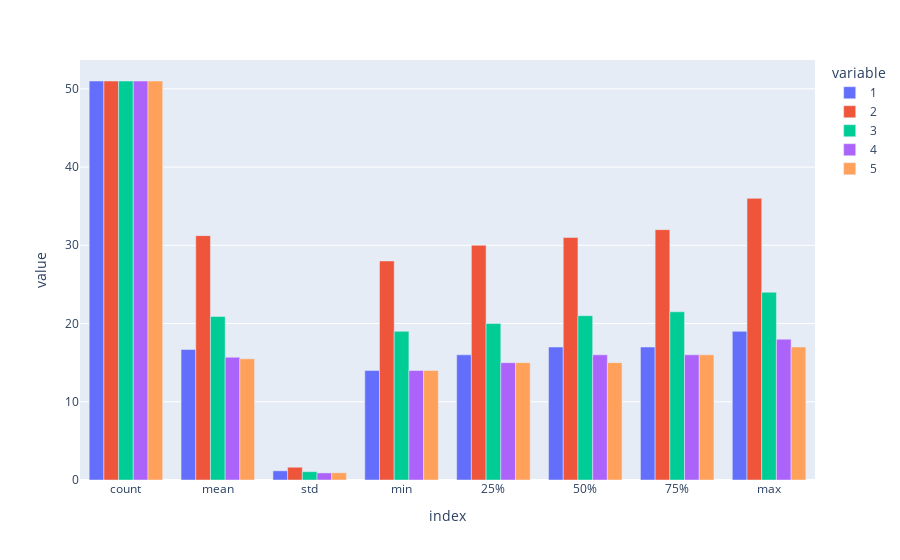

Notebook cell for this chart:
### Code cell
fig = px.bar(data_by_region_stats, y=data_by_region_stats.columns, barmode='group')
fig.show()

### Figure 1 — Plotly figure (JSON) as saved in the notebook; plotly's stock layout.template omitted (floating-point values rounded to 4 significant figures)
{"data": [{"alignmentgroup": "True", "hovertemplate": "variable=1<br>index=%{x}<br>value=%{y}<extra></extra>", "legendgroup": "1", "marker": {"color": "#636efa", "pattern": {"shape": ""}}, "name": "1", "offsetgroup": "1", "orientation": "v", "showlegend": true, "textposition": "auto", "type": "bar", "x": ["count", "mean", "std", "min", "25%", "50%", "75%", "max"], "xaxis": "x", "y": [51, 16.69, 1.175, 14, 16, 17, 17, 19], "yaxis": "y"}, {"alignmentgroup": "True", "hovertemplate": "variable=2<br>index=%{x}<br>value=%{y}<extra></extra>", "legendgroup": "2", "marker": {"color": "#EF553B", "pattern": {"shape": ""}}, "name": "2", "offsetgroup": "2", "orientation": "v", "showlegend": true, "textposition": "auto", "type": "bar", "x": ["count", "mean", "std", "min", "25%", "50%", "75%", "max"], "xaxis": "x", "y": [51, 31.24, 1.632, 28, 30, 31, 32, 36], "yaxis": "y"}, {"alignmentgroup": "True", "hovertemplate": "variable=3<br>index=%{x}<br>value=%{y}<extra></extra>", "legendgroup": "3", "marker": {"color": "#00cc96", "pattern": {"shape": ""}}, "name": "3", "offsetgroup": "3", "orientation": "v", "showlegend": true, "textposition": "auto", "type": "bar", "x": ["count", "mean", "std", "min", "25%", "50%", "75%", "max"], "xaxis": "x", "y": [51, 20.9, 1.063, 19, 20, 21, 21.5, 24], "yaxis": "y"}, {"alignmentgroup": "True", "hovertemplate": "variable=4<br>index=%{x}<br>value=%{y}<extra></extra>", "legendgroup": "4", "marker": {"color": "#ab63fa", "pattern": {"shape": ""}}, "name": "4", "offsetgroup": "4", "orientation": "v", "showlegend": true, "textposition": "auto", "type": "bar", "x": ["count", "mean", "std", "min", "25%", "50%", "75%", "max"], "xaxis": "x", "y": [51, 15.69, 0.9053, 14, 15, 16, 16, 18], "yaxis": "y"}, {"alignmentgroup": "True", "hovertemplate": "variable=5<br>index=%{x}<br>value=%{y}<extra></extra>", "legendgroup": "5", "marker": {"color": "#FFA15A", "pattern": {"shape": ""}}, "name": "5", "offsetgroup": "5", "orientation": "v", "showlegend": true, "textposition": "auto", "type": "bar", "x": ["count", "mean", "std", "min", "25%", "50%", "75%", "max"], "xaxis": "x", "y": [51, 15.49, 0.9246, 14, 15, 15, 16, 17], "yaxis": "y"}], "layout": {"barmode": "group", "legend": {"title": {"text": "variable"}, "tracegroupgap": 0}, "margin": {"t": 60}, "xaxis": {"anchor": "y", "domain": [0, 1], "title": {"text": "index"}}, "yaxis": {"anchor": "x", "domain": [0, 1], "title": {"text": "value"}}}}
